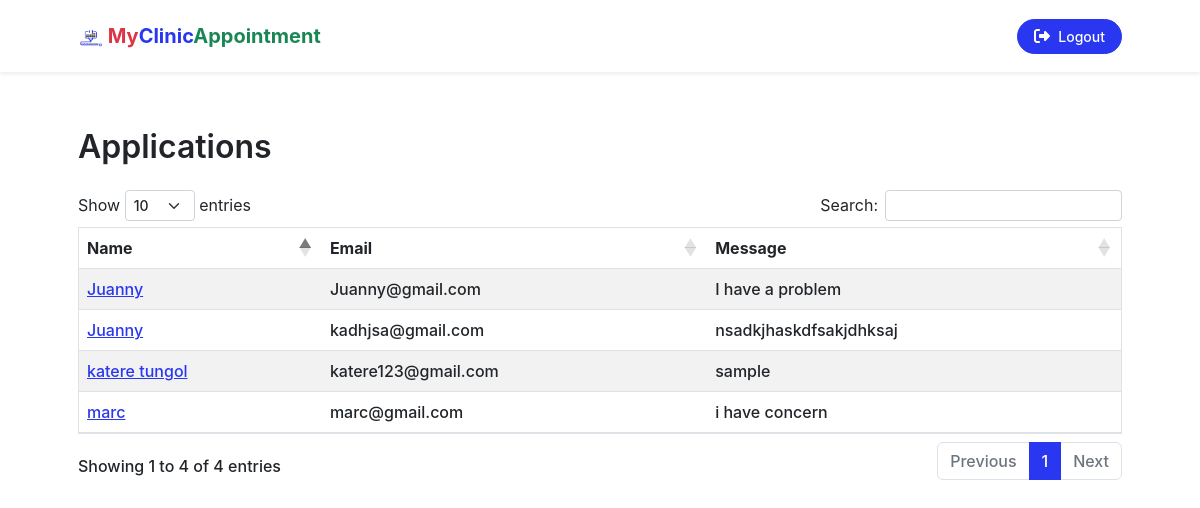
The page /messages.php (signed in) on the database its author committed.
### tables this page shows
CREATE TABLE `tbl_myclinicappointment_messages` (
  `id` int(11) NOT NULL,
  `name` varchar(255) NOT NULL,
  `email` varchar(255) NOT NULL,
  `message` longtext NOT NULL
);

### messages.php (called while the page is built, shortened)
<?php
require_once "./application/controllers/controller.php";
require_once "./application/views/pages/messages_view.php";

### application/controllers/controller.php (called while the page is built, shortened)
<?php
if ($_SERVER['REQUEST_METHOD'] == 'POST') {
    require_once "../models/model.php";
} else {
    require_once "./application/models/model.php";
}
class controller
{
    function __construct()
    {
        $this->model = new model();
    }
    function get_messages_data()
    {
        $messages = $this->model->mod_get_messages_data();
        return $messages;
    }
}
$controller = new controller();

### application/models/model.php (called while the page is built, shortened)
<?php
class model
{
    function __construct()
    {
        $servername = "localhost";
        $username = "root";
        $password = "";
        $database = "all_system_database";
        $mysqli = new mysqli($servername, $username, $password, $database);
        $this->mysqli = $mysqli;
    }
    function mod_get_messages_data()
    {
        $query = "SELECT * FROM `tbl_myclinicappointment_messages`";
        $query_result = $this->mysqli->query($query);
        if ($query_result) {
            $results = array();
            while ($row = $query_result->fetch_assoc()) {
                $results[] = (object) $row;
            }
            return $results;
        } else {
            return null;
        }
    }
}

### application/views/pages/messages_view.php (the view, shortened to what this page needs)
<?php
include_once "./application/views/templates/header.php";
?>
<section id="our_team" class="mt-5">
    <div class="container px-5">
        <h2 class="mb-4">Applications</h2>
        <table id="applications_table" class="table table-striped w-100 border">
            <thead>
                <tr>
                    <th>Name</th>
                    <th>Email</th>
                    <th>Message</th>
                </tr>
            </thead>
            <tbody>
                <?php $messages = $controller->get_messages_data() ?>
                <?php if ($messages) : ?>
                    <?php foreach ($messages as $message) : ?>
                        <tr>
                            <td class="name">
                                <a title="View Details" href="javascript:void(0)" class="view_message_details" data-bs-toggle="modal" data-bs-target="#message_details">
                                    <?= $message->name ?>
                                </a>
                            </td>
                            <td class="email"><?= $message->email ?></td>
                            <td class="message text-truncate"><?= $message->message ?></td>
                        </tr>
                    <?php endforeach ?>
                <?php endif ?>
            </tbody>
        </table>
    </div>
</section>
<?php include_once "./application/views/templates/footer.php"; ?>

### rows shown on the page
tbl_myclinicappointment_messages: name "Juanny", email "Juanny@gmail.com", message "I have a problem"
tbl_myclinicappointment_messages: name "Juanny", email "kadhjsa@gmail.com", message "nsadkjhaskdfsakjdhksaj"
tbl_myclinicappointment_messages: name "marc", email "marc@gmail.com", message "i have concern"
tbl_myclinicappointment_messages: name "katere tungol", email "katere123@gmail.com", message "sample"
